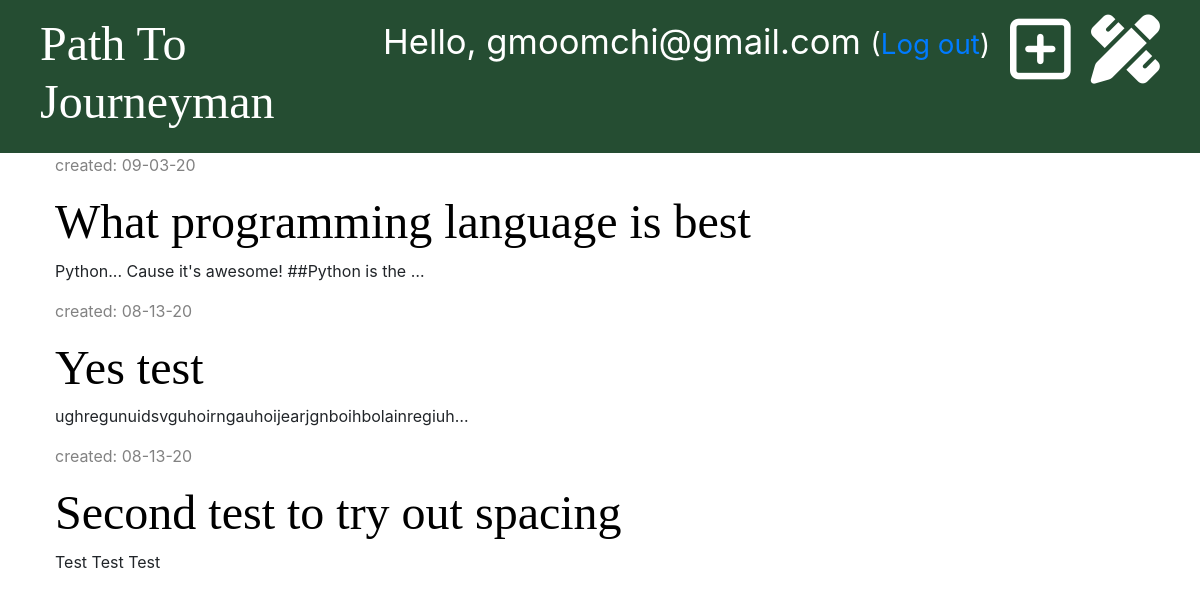
Screenshot of /drafts/ (signed in) with the database file from the repository.
### blog/models.py (models this page shows, shortened)
class Post(models.Model):
    author = models.ForeignKey('auth.User', on_delete=models.CASCADE)
    title = models.CharField(max_length=200)
    text = models.TextField()
    created_date = models.DateTimeField(default=timezone.now)
    published_date = models.DateTimeField(blank=True, null=True)

### blog/views.py (the view)
# urls.py: path('drafts/', views.post_draft_list, name='post_draft_list'),
@login_required
def post_draft_list(request):
    posts = Post.objects.filter(published_date__isnull=True).order_by('-created_date')
    stuff_for_frontend = {'posts': posts}
    return render(request, 'blog/post_draft_list.html', stuff_for_frontend)

### blog/templates/blog/post_draft_list.html (shortened to what this page needs)
{% extends 'blog/base.html' %}
{% block content %}
    {% for post in posts %}
        <dive class="post">
        <p class="date">created: {{ post.created_date|date:'m-d-y' }}</p>
            <h1><a href="{% url 'post_detail' pk=post.pk %}">{{ post.title }}</a></h1>
        <p>{{ post.text|truncatechars:50 }}</p>
        </dive>
    {% endfor %}
{% endblock %}

### blog/templates/blog/base.html (shortened to what this page needs)
{% load static %}
<!DOCTYPE html>
<html lang="en">
<head>
    <link rel="stylesheet" href="https://stackpath.bootstrapcdn.com/bootstrap/4.5.0/css/bootstrap.min.css">
    <link rel="stylesheet" href="{% static 'css/blog.css' %}">
    <link rel="stylesheet" href="{% static 'css/zenburn.css' %}">
</head>
<body>
<div class="page-header">
    {% if user.is_authenticated and user.is_superuser %}
        <a href="{% url 'post_draft_list' %}" class="top-menu"><i class="fas fa-pencil-ruler fa-2x"></i></a>
        <a href="{% url 'post_new' %}" class="top-menu"><i class="far fa-plus-square fa-2x"></i></a>
        <p class="top-menu">Hello, {{ user.username }} <small>(<a href="{% url 'logout' %}">Log out</a>)</small></p>
    {% elif user.is_authenticated %}
        <p class="top-menu">Hello, {{ user.username }} <small>(<a href="{% url 'logout' %}">Log out</a>)</small></p>
    {% else %}
        <a href="{% url 'login' %}" class="top-menu"><i class="fas fa-sign-in-alt fa-2x"></i></a>
    {% endif %}
    <h1><a href="{% url "post_list" %}">Path To Journeyman</a></h1>
</div>
<div class="content container">
    <div class="row">
        <div class="col-md-8">
            {% block content %}
            {% endblock %}
        </div>
    </div>
</div>
</body>
</html>

### blog/static/css/blog.css (style rules this page uses)
.page-header { background-color: #254d32; margin-top: 0; padding: 15px 20px 15px 40px; }
.page-header h1, .page-header h1 a { color: #FFFFFF; font:-size: 36pt; text-decoration: none; }
.content { margin-left: 40px; }
h1, h2, h3, h4 { font-family: 'Cormorant Garamond', serif; font-size: 48px; }
.date { color: #828282; }
.post { margin-bottom: 70px; }
.post h1 a { color: #000000; }
.top-menu, .top-menu:hover { color: #ffffff; float: right; font-size: 26pt; margin-right: 20px; }

### rows the page displays
Post: created_date "09-03-20", title "What programming language is best", text "Python... Cause it's awesome! ##Python is the …"
Post: created_date "08-13-20", title "Yes test", text "ughregunuidsvguhoirngauhoijearjgnboihbolainregiuh…"
Post: created_date "08-13-20", title "Second test to try out spacing", text "Test Test Test"

### other values shown
{{ user.username }} "gmoomchi@gmail.com"
